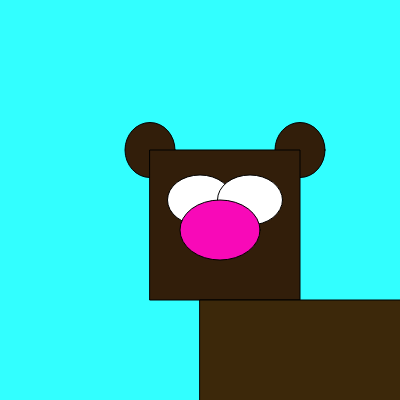
Frame 1 (no input)
Frame 60 (no input): identical to frame 1, image omitted
Frame 120 (the mouse pressed at the canvas centre since frame 60): identical to frame 1, image omitted

The p5.js sketch that drew this single still picture (run headless with seeded random() and noise() and a simulated clock; from frame 60 on, the mouse is pressed at the canvas centre):

// p5.js sketch
// ── sketch.js
function setup() {
  createCanvas(400, 400);
}

function draw() {
  background(50,300,500);
  fill(50,30,10)
  ellipse(150, 150, 50, 55);
ellipse(300, 150, 50, 55);  
square(150, 150, 150);
  fill(300,300,300)
  ellipse(200, 200, 65, 50);
ellipse(250, 200, 65, 50);
  fill(60,40,10)
 square(200, 300, 300); 
 fill('#F809B8') 
 ellipse(220, 230, 80, 60); 
  
  
  
  
  
}
